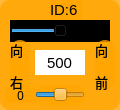
    <widget class="QWidget" name="widget_id6" native="true">
     <property name="geometry">
      <rect>
       <x>240</x>
       <y>420</y>
       <width>120</width>
       <height>110</height>
      </rect>
     </property>
     <property name="styleSheet">
      <string notr="true">background-color: rgb(255, 165, 0, 200);
border-radius:10px;</string>
     </property>
     <widget class="QLabel" name="label_ID6">
      <property name="geometry">
       <rect>
        <x>50</x>
        <y>0</y>
        <width>32</width>
        <height>20</height>
       </rect>
      </property>
      <property name="font">
       <font>
        <family>Arial</family>
        <pointsize>11</pointsize>
       </font>
      </property>
      <property name="styleSheet">
       <string notr="true">background-color: rgb(255, 255, 255， 0);
border-radius:0px;</string>
      </property>
      <property name="text">
       <string>ID:6</string>
      </property>
     </widget>
     <widget class="QSlider" name="horizontalSlider_6">
      <property name="geometry">
       <rect>
        <x>10</x>
        <y>20</y>
        <width>100</width>
        <height>22</height>
       </rect>
      </property>
      <property name="autoFillBackground">
       <bool>false</bool>
      </property>
      <property name="styleSheet">
       <string notr="true">background-color: rgb(0, 0, 0);
border-radius:0px;</string>
      </property>
      <property name="minimum">
       <number>0</number>
      </property>
      <property name="maximum">
       <number>1000</number>
      </property>
      <property name="pageStep">
       <number>1</number>
      </property>
      <property name="value">
       <number>500</number>
      </property>
      <property name="orientation">
       <enum>Qt::Horizontal</enum>
      </property>
     </widget>
     <widget class="QLineEdit" name="lineEdit_6">
      <property name="geometry">
       <rect>
        <x>35</x>
        <y>50</y>
        <width>50</width>
        <height>25</height>
       </rect>
      </property>
      <property name="font">
       <font>
        <family>Arial</family>
        <pointsize>11</pointsize>
       </font>
      </property>
      <property name="autoFillBackground">
       <bool>false</bool>
      </property>
      <property name="styleSheet">
       <string notr="true">background-color: rgb(255, 255, 255);
border-radius:0px;</string>
      </property>
      <property name="text">
       <string>500</string>
      </property>
      <property name="alignment">
       <set>Qt::AlignCenter</set>
      </property>
      <property name="readOnly">
       <bool>true</bool>
      </property>
     </widget>
     <widget class="QLabel" name="label_16">
      <property name="geometry">
       <rect>
        <x>95</x>
        <y>40</y>
        <width>20</width>
        <height>50</height>
       </rect>
      </property>
      <property name="font">
       <font>
        <family>黑体</family>
        <pointsize>10</pointsize>
       </font>
      </property>
      <property name="styleSheet">
       <string notr="true">background-color: rgb(255, 255, 255， 0);</string>
      </property>
      <property name="text">
       <string>&lt;html&gt;&lt;head/&gt;&lt;body&gt;&lt;p align=&quot;justify&quot;&gt;向&lt;/p&gt;&lt;p align=&quot;justify&quot;&gt;前&lt;/p&gt;&lt;/body&gt;&lt;/html&gt;</string>
      </property>
     </widget>
     <widget class="QLabel" name="label_d6">
      <property name="geometry">
       <rect>
        <x>5</x>
        <y>87</y>
        <width>31</width>
        <height>16</height>
       </rect>
      </property>
      <property name="font">
       <font>
        <family>黑体</family>
       </font>
      </property>
      <property name="styleSheet">
       <string notr="true">background-color: rgb(255, 255, 255， 0);</string>
      </property>
      <property name="text">
       <string>0</string>
      </property>
      <property name="alignment">
       <set>Qt::AlignCenter</set>
      </property>
     </widget>
     <widget class="QLabel" name="label_18">
      <property name="geometry">
       <rect>
        <x>10</x>
        <y>40</y>
        <width>20</width>
        <height>50</height>
       </rect>
      </property>
      <property name="font">
       <font>
        <family>黑体</family>
        <pointsize>10</pointsize>
       </font>
      </property>
      <property name="styleSheet">
       <string notr="true">background-color: rgb(255, 255, 255， 0);</string>
      </property>
      <property name="text">
       <string>&lt;html&gt;&lt;head/&gt;&lt;body&gt;&lt;p align=&quot;justify&quot;&gt;向&lt;/p&gt;&lt;p align=&quot;justify&quot;&gt;右&lt;/p&gt;&lt;/body&gt;&lt;/html&gt;</string>
      </property>
     </widget>
     <widget class="QSlider" name="horizontalSlider_16">
      <property name="geometry">
       <rect>
        <x>35</x>
        <y>85</y>
        <width>50</width>
        <height>20</height>
       </rect>
      </property>
      <property name="styleSheet">
       <string notr="true">background-color: rgb(255, 255, 255， 0);</string>
      </property>
      <property name="minimum">
       <number>-125</number>
      </property>
      <property name="maximum">
       <number>125</number>
      </property>
      <property name="pageStep">
       <number>1</number>
      </property>
      <property name="orientation">
       <enum>Qt::Horizontal</enum>
      </property>
     </widget>
    </widget>
